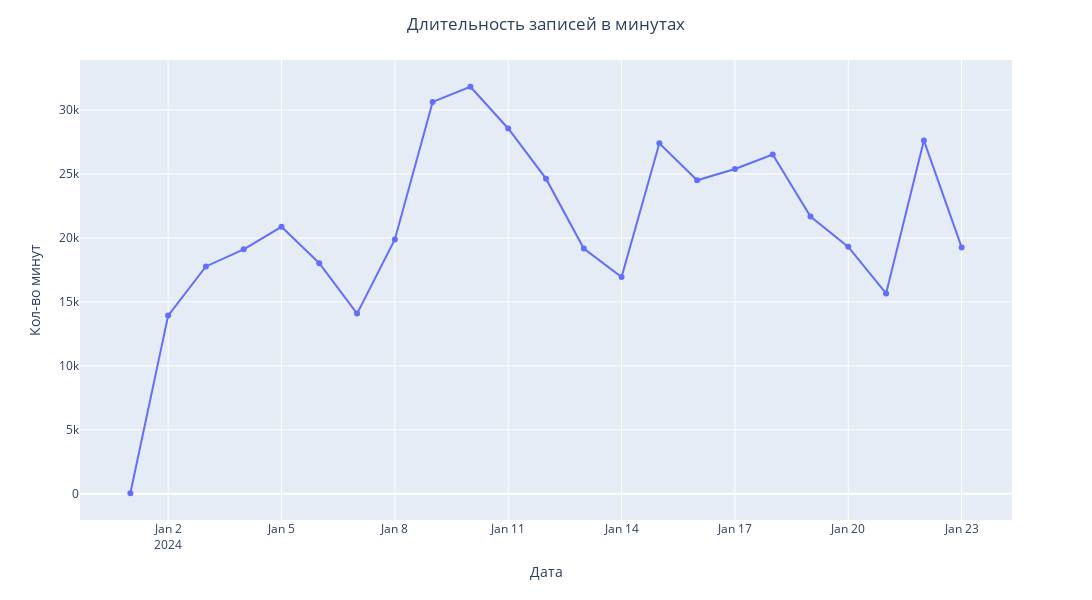

The notebook cell this image was saved under:
### Code cell
fig = px.line(
    daily_duration,
    x='date_d',
    y='duration',
    markers=True,
    width=1400,
    height=600
).update_layout(
    xaxis_title='Дата',
    yaxis_title='Кол-во минут',
    title=dict(
        text='Длительность записей в минутах',
        x=.5
        )
)
fig.show()

### Figure 1 — Plotly figure (JSON) as saved in the notebook; plotly's stock layout.template omitted (floating-point values rounded to 4 significant figures)
{"data": [{"hovertemplate": "date_d=%{x}<br>duration=%{y}<extra></extra>", "legendgroup": "", "line": {"color": "#636efa", "dash": "solid"}, "marker": {"symbol": "circle"}, "mode": "lines+markers", "name": "", "orientation": "v", "showlegend": false, "type": "scatter", "x": ["2024-01-01", "2024-01-02", "2024-01-03", "2024-01-04", "2024-01-05", "2024-01-06", "2024-01-07", "2024-01-08", "2024-01-09", "2024-01-10", "2024-01-11", "2024-01-12", "2024-01-13", "2024-01-14", "2024-01-15", "2024-01-16", "2024-01-17", "2024-01-18", "2024-01-19", "2024-01-20", "2024-01-21", "2024-01-22", "2024-01-23"], "xaxis": "x", "y": [39.97, 13930.0, 17770.0, 19110.0, 20870.0, 18030.0, 14090.0, 19880.0, 30630.0, 31820.0, 28560.0, 24630.0, 19180.0, 16950.0, 27400.0, 24500.0, 25390.0, 26520.0, 21680.0, 19300.0, 15660.0, 27620.0, 19260.0], "yaxis": "y"}], "layout": {"height": 600, "legend": {"tracegroupgap": 0}, "margin": {"t": 60}, "title": {"text": "Длительность записей в минутах", "x": 0.5}, "width": 1400, "xaxis": {"anchor": "y", "domain": [0, 1], "title": {"text": "Дата"}}, "yaxis": {"anchor": "x", "domain": [0, 1], "title": {"text": "Кол-во минут"}}}}
